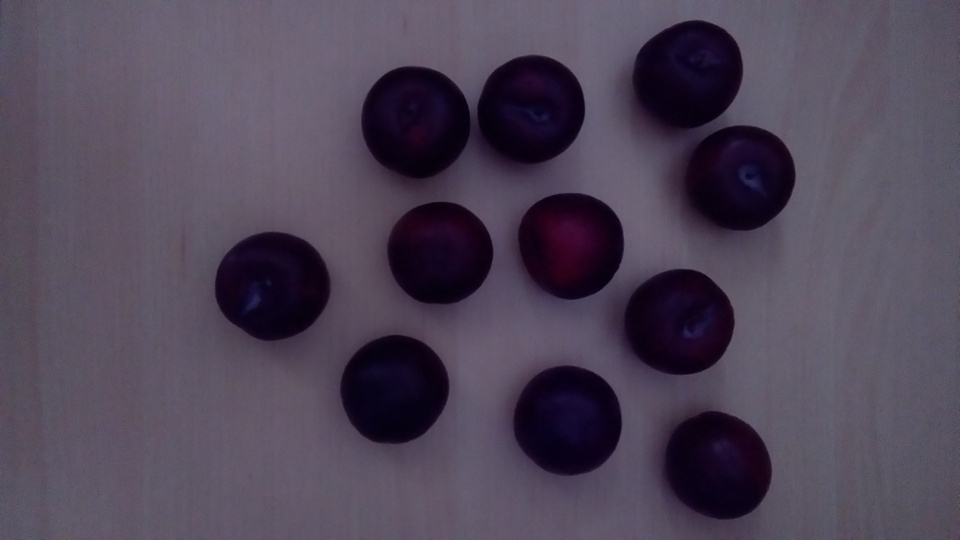
#> input picture Lab2/super_big_plums.jpg, 960 x 540 px
$ python Zad3.py
#> lines starting #> are read from the running program, lines starting #| are printed output that depends on the picture; after the words box and inside, x2 and y2 are one past the last pixel; in counts of white or black regions, pixels touching at a corner belong together; long printed decimals are rounded
import numpy as np
import cv2

img_before = cv2.imread('super_big_plums.jpg', 0)
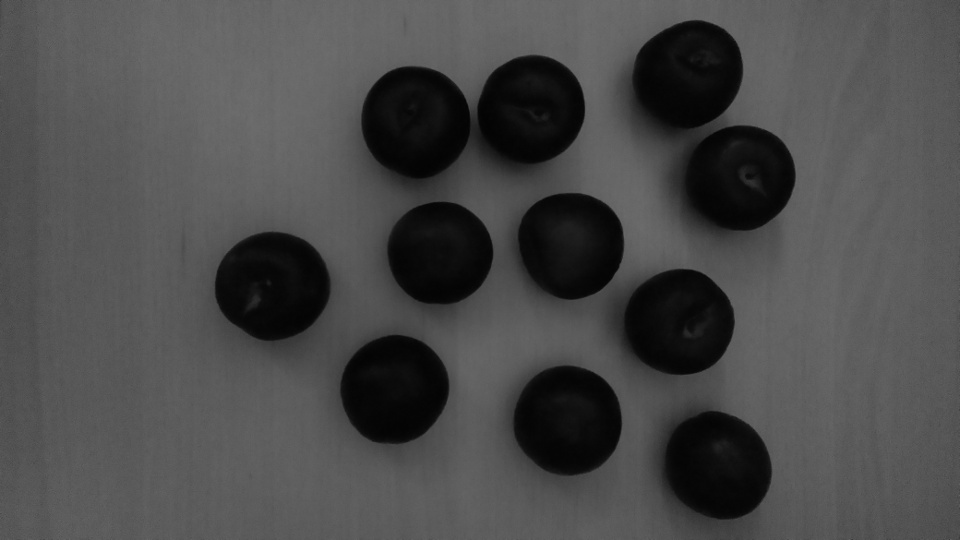
#> img_before: shape (540, 960); min 2, max 110, mean 74.1


def calc(img):
    _, thresh = cv2.threshold(img, 31, 255, cv2.THRESH_BINARY)
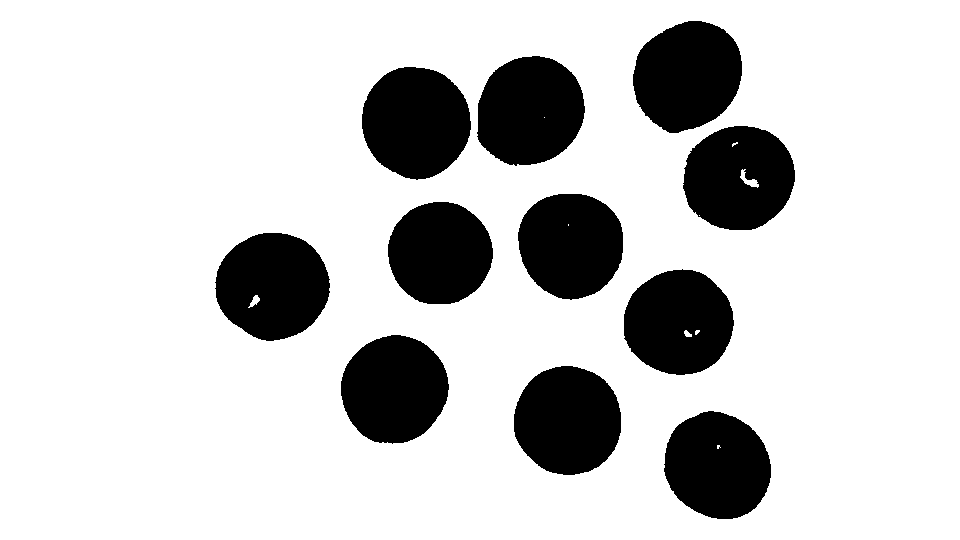
#> thresh: shape (540, 960); 80.7% white; 11 black regions, largest, box (x1, y1, x2, y2) and area: (362, 67, 471, 180) 9516, (215, 233, 330, 341) 9472, (633, 21, 742, 133) 9337
    rev_thresh = cv2.bitwise_not(thresh)
    ret, markers = cv2.connectedComponents(rev_thresh, connectivity=4)
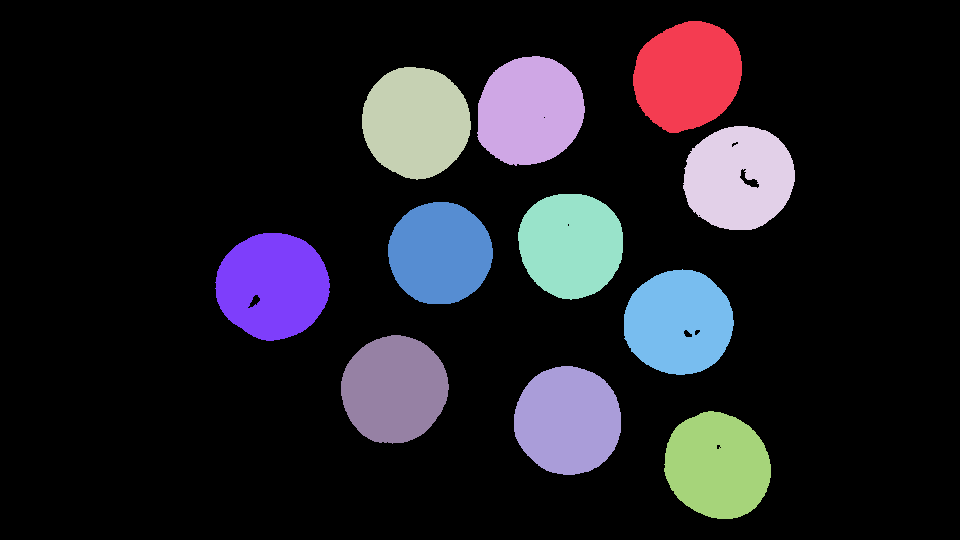
#> markers: shape (540, 960) int32; 12 distinct labels, from 0 to 11; one colour per label, 0 black
#> ret = 12
    surface = np.count_nonzero(markers)
#> surface = 100083
    average_size = surface / ret
#> average_size = 8340.2
    return average_size


print("Plum average size: {}".format(calc(img_before)))
#| Plum average size: 8340.25

kernel = np.ones((5, 5), np.float32) / 25
img_after = cv2.filter2D(img_before, -1, kernel)

print("Plum average size: {}".format(calc(img_after)))
#> in calc (call 2), `_, thresh = cv2.threshold(img, 31, 255, cv2.THRESH_BINARY)`:
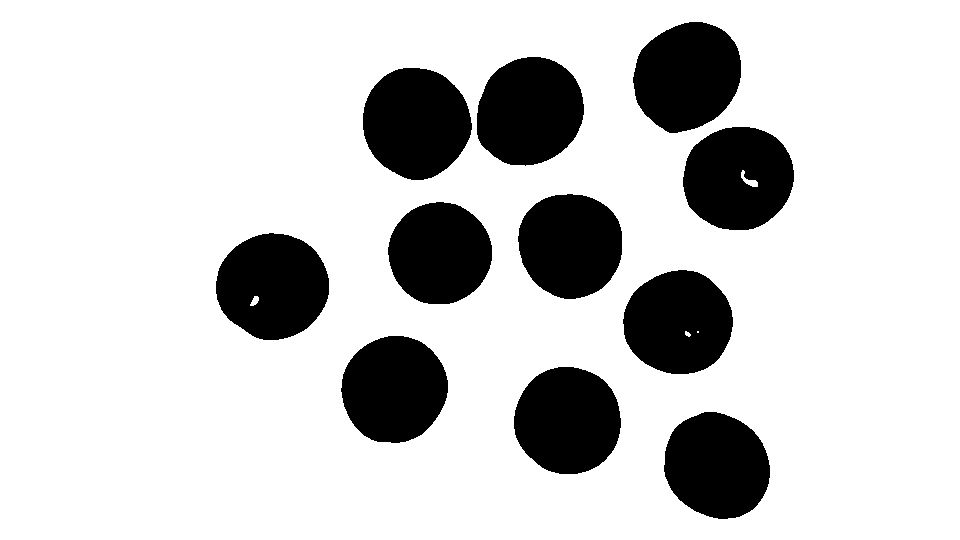
#> thresh: shape (540, 960); 81% white; 11 black regions, largest, box (x1, y1, x2, y2) and area: (363, 68, 472, 180) 9404, (216, 233, 329, 340) 9298, (633, 22, 741, 133) 9163
#> in calc (call 2), `ret, markers = cv2.connectedComponents(rev_thresh, connectivity=4)`: markers: shape (540, 960) int32; 12 distinct labels, from 0 to 11
#> in calc (call 2), `surface = np.count_nonzero(markers)`: surface = 98508
#> in calc (call 2), `average_size = surface / ret`: average_size = 8209
#| Plum average size: 8209.0

$ run again, with Lab2/rozmycie.jpg copied over Lab2/super_big_plums.jpg
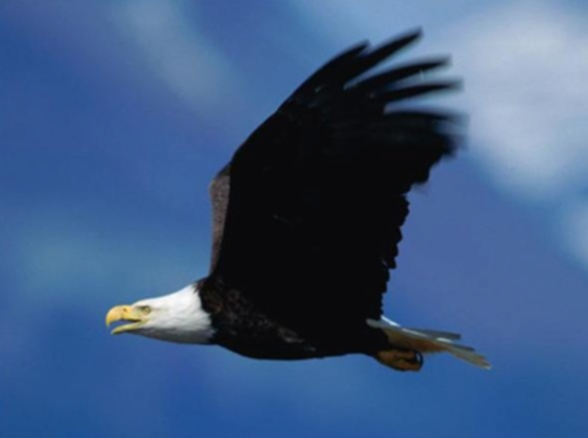
#> input picture Lab2/rozmycie.jpg, 588 x 438 px
#> thresh: shape (438, 588); 80.5% white; 3 black regions (2 under 20 px), largest, box (x1, y1, x2, y2) and area: (200, 36, 452, 371) 50202
#> in calc, `ret, markers = cv2.connectedComponents(rev_thresh, connectivity=4)`:
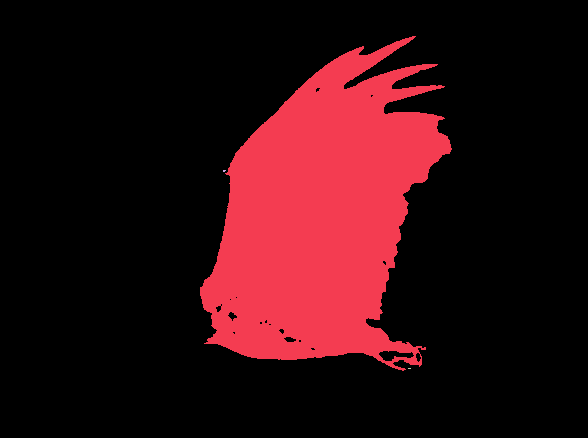
#> markers: shape (438, 588) int32; 4 distinct labels, from 0 to 3; one colour per label, 0 black
#> ret = 4
#> surface = 50210
#> average_size = 12552.5
#| Plum average size: 12552.5
#> in calc (call 2), `_, thresh = cv2.threshold(img, 31, 255, cv2.THRESH_BINARY)`:
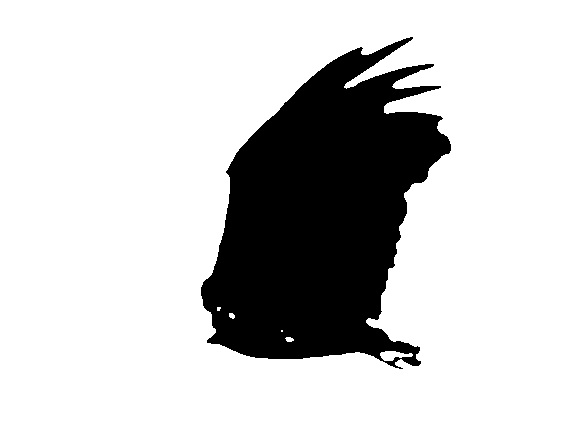
#> thresh: shape (438, 588); 80.7% white; 1 black region, box (x1, y1, x2, y2) and area: (201, 37, 451, 369) 49776
#> ret = 2
#> surface = 49776
#> average_size = 24888
#| Plum average size: 24888.0

$ run again, with Lab2/super_big_lake.jpg copied over Lab2/super_big_plums.jpg
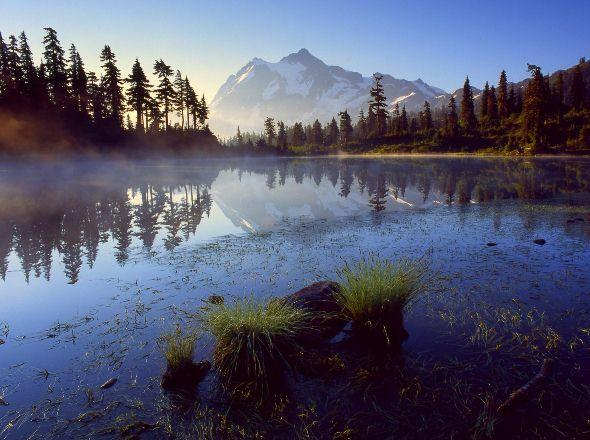
#> input picture Lab2/super_big_lake.jpg, 590 x 440 px
#> in calc, `_, thresh = cv2.threshold(img, 31, 255, cv2.THRESH_BINARY)`:
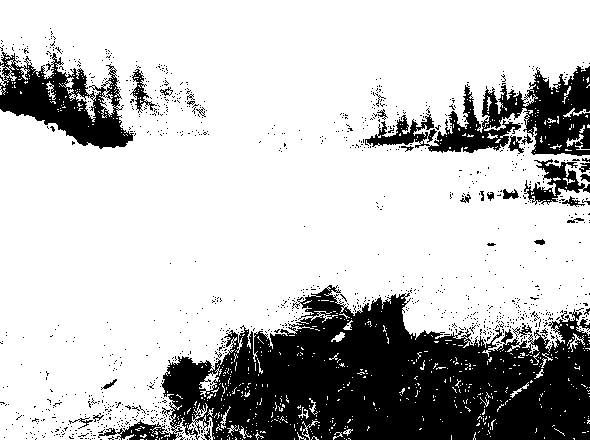
#> thresh: shape (440, 590); 76% white; 1096 black regions (1067 under 20 px), largest, box (x1, y1, x2, y2) and area: (98, 285, 590, 440) 43406, (365, 66, 590, 156) 8060, (0, 52, 134, 149) 6098
#> markers: shape (440, 590) int32; 1928 distinct labels, from 0 to 1927
#> ret = 1928
#> surface = 62391
#> average_size = 32.36
#| Plum average size: 32.360
#> thresh: shape (440, 590); 77.1% white; 60 black regions (41 under 20 px), largest, box (x1, y1, x2, y2) and area: (163, 286, 590, 440) 43432, (0, 64, 134, 148) 5173, (526, 68, 590, 155) 4299
#> in calc (call 2), `ret, markers = cv2.connectedComponents(rev_thresh, connectivity=4)`:
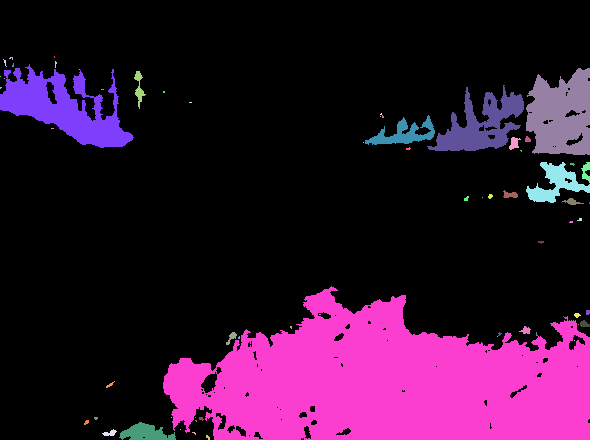
#> markers: shape (440, 590) int32; 69 distinct labels, from 0 to 68; one colour per label, 0 black
#> ret = 69
#> surface = 59477
#> average_size = 862
#| Plum average size: 861.986
